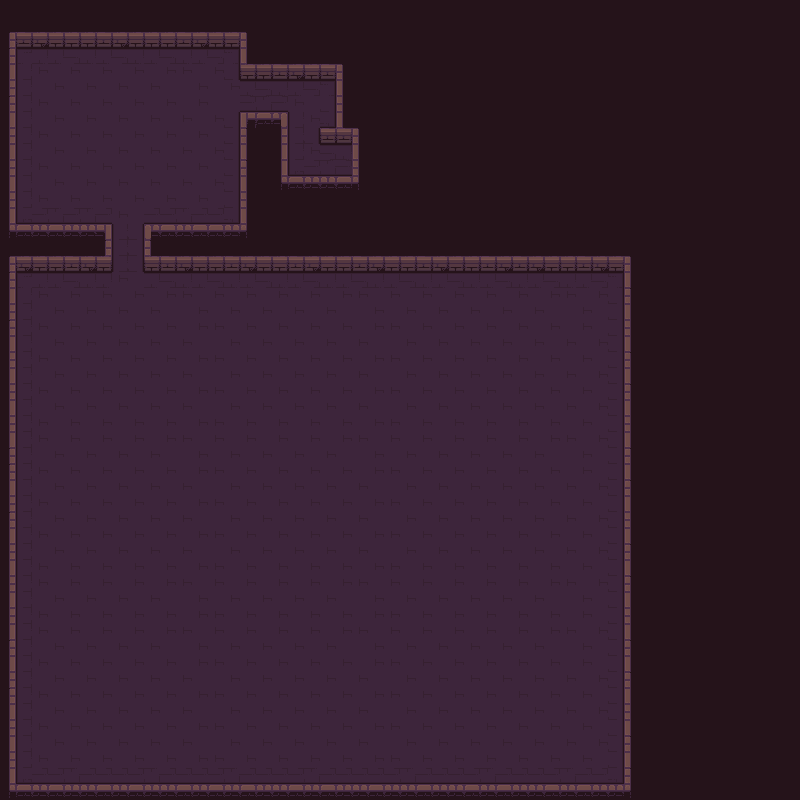

Tiled map render using the project's own tile images. Description and the map definition, with tile-layer contents summarised, below:
An orthogonal 50x50 tile map with 16x16 px tiles, 2 tile layers (Walls, Floor), 2 hidden layers not drawn.

<map version="1.4" tiledversion="1.4.1" orientation="orthogonal" renderorder="right-down" width="50" height="50" tilewidth="16" tileheight="16" infinite="0" backgroundcolor="#25131a" nextlayerid="5" nextobjectid="1">
 <tileset firstgid="1" name="Dungeon_Tileset" tilewidth="16" tileheight="16" tilecount="100" columns="10">
  <image source="character and tileset/Dungeon_Tileset.png" width="160" height="160" />
  <tile id="90" type="torch" />
  <tile id="91" type="torch" />
  <tile id="93" type="candle" />
  <tile id="95" type="candle" />
 </tileset>
 <layer id="1" name="Walls" width="50" height="50">
  <data>[2500 cells, 219 non-empty, 22 distinct tile ids]</data>
 </layer>
 <layer id="4" name="Tile Layer 4" width="50" height="50" visible="0">
  <data>[2500 cells, 0 non-empty, 0 distinct tile ids]</data>
 </layer>
 <layer id="2" name="Floor" width="50" height="50">
  <data>[2500 cells, 1402 non-empty, 13 distinct tile ids]</data>
 </layer>
 <layer id="3" name="Lighting" width="50" height="50" visible="0">
  <data>[2500 cells, 3 non-empty, 3 distinct tile ids]</data>
 </layer>
</map>
